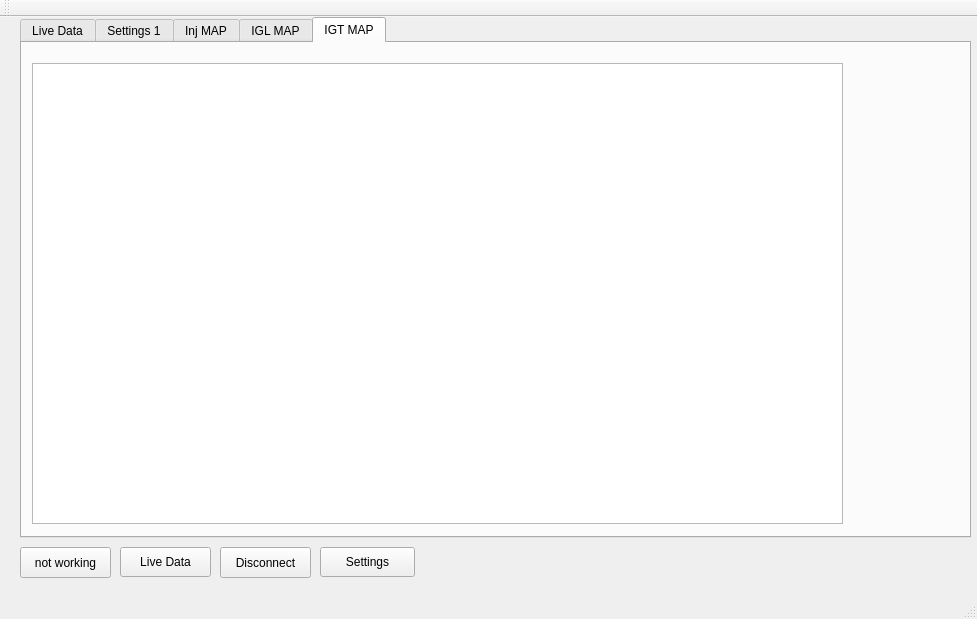
<?xml version="1.0" encoding="UTF-8"?>
<ui version="4.0">
 <class>MainWindow</class>
 <widget class="QMainWindow" name="MainWindow">
  <property name="geometry">
   <rect>
    <x>0</x>
    <y>0</y>
    <width>977</width>
    <height>619</height>
   </rect>
  </property>
  <property name="windowTitle">
   <string>MainWindow</string>
  </property>
  <widget class="QWidget" name="centralWidget">
   <widget class="QPushButton" name="btnSerialSettings">
    <property name="geometry">
     <rect>
      <x>320</x>
      <y>530</y>
      <width>95</width>
      <height>30</height>
     </rect>
    </property>
    <property name="text">
     <string>Settings</string>
    </property>
   </widget>
   <widget class="QPushButton" name="btnConnect">
    <property name="geometry">
     <rect>
      <x>120</x>
      <y>530</y>
      <width>91</width>
      <height>30</height>
     </rect>
    </property>
    <property name="text">
     <string>Live Data</string>
    </property>
   </widget>
   <widget class="QPushButton" name="btnDisconnect">
    <property name="geometry">
     <rect>
      <x>220</x>
      <y>530</y>
      <width>91</width>
      <height>31</height>
     </rect>
    </property>
    <property name="text">
     <string>Disconnect</string>
    </property>
   </widget>
   <widget class="QTabWidget" name="tabWidget">
    <property name="geometry">
     <rect>
      <x>20</x>
      <y>0</y>
      <width>951</width>
      <height>521</height>
     </rect>
    </property>
    <property name="currentIndex">
     <number>4</number>
    </property>
    <widget class="QWidget" name="LiveData">
     <attribute name="title">
      <string>Live Data</string>
     </attribute>
     <widget class="QTextBrowser" name="txtAuxConsole">
      <property name="geometry">
       <rect>
        <x>550</x>
        <y>30</y>
        <width>171</width>
        <height>341</height>
       </rect>
      </property>
     </widget>
     <widget class="QTextBrowser" name="txtSensConsole">
      <property name="geometry">
       <rect>
        <x>190</x>
        <y>30</y>
        <width>171</width>
        <height>341</height>
       </rect>
      </property>
     </widget>
     <widget class="QTextBrowser" name="txtMapConsole">
      <property name="geometry">
       <rect>
        <x>370</x>
        <y>30</y>
        <width>171</width>
        <height>341</height>
       </rect>
      </property>
     </widget>
     <widget class="QTextBrowser" name="txtConsole">
      <property name="geometry">
       <rect>
        <x>10</x>
        <y>30</y>
        <width>171</width>
        <height>341</height>
       </rect>
      </property>
     </widget>
     <widget class="QLabel" name="label">
      <property name="geometry">
       <rect>
        <x>60</x>
        <y>10</y>
        <width>131</width>
        <height>16</height>
       </rect>
      </property>
      <property name="text">
       <string>Advanced Info</string>
      </property>
     </widget>
     <widget class="QLabel" name="label_2">
      <property name="geometry">
       <rect>
        <x>230</x>
        <y>10</y>
        <width>101</width>
        <height>16</height>
       </rect>
      </property>
      <property name="text">
       <string>Sensor Info</string>
      </property>
     </widget>
     <widget class="QLabel" name="label_3">
      <property name="geometry">
       <rect>
        <x>420</x>
        <y>10</y>
        <width>81</width>
        <height>16</height>
       </rect>
      </property>
      <property name="text">
       <string>Map indicies</string>
      </property>
     </widget>
     <widget class="QLabel" name="label_4">
      <property name="geometry">
       <rect>
        <x>610</x>
        <y>10</y>
        <width>51</width>
        <height>16</height>
       </rect>
      </property>
      <property name="text">
       <string>Aux Info</string>
      </property>
     </widget>
     <widget class="QLabel" name="label_5">
      <property name="geometry">
       <rect>
        <x>770</x>
        <y>10</y>
        <width>151</width>
        <height>16</height>
       </rect>
      </property>
      <property name="text">
       <string>Basic sensor Data</string>
      </property>
     </widget>
     <widget class="QTextBrowser" name="txtBasicConsole">
      <property name="geometry">
       <rect>
        <x>730</x>
        <y>30</y>
        <width>171</width>
        <height>341</height>
       </rect>
      </property>
     </widget>
    </widget>
    <widget class="QWidget" name="Settings1">
     <attribute name="title">
      <string>Settings 1</string>
     </attribute>
     <widget class="QFrame" name="frame">
      <property name="geometry">
       <rect>
        <x>20</x>
        <y>20</y>
        <width>191</width>
        <height>231</height>
       </rect>
      </property>
      <property name="frameShape">
       <enum>QFrame::StyledPanel</enum>
      </property>
      <property name="frameShadow">
       <enum>QFrame::Raised</enum>
      </property>
      <widget class="QLabel" name="label_13">
       <property name="geometry">
        <rect>
         <x>30</x>
         <y>200</y>
         <width>121</width>
         <height>16</height>
        </rect>
       </property>
       <property name="text">
        <string>Idle A/C</string>
       </property>
      </widget>
      <widget class="QLabel" name="label_12">
       <property name="geometry">
        <rect>
         <x>30</x>
         <y>170</y>
         <width>35</width>
         <height>10</height>
        </rect>
       </property>
       <property name="text">
        <string>Idle EL</string>
       </property>
      </widget>
      <widget class="QLabel" name="label_11">
       <property name="geometry">
        <rect>
         <x>30</x>
         <y>140</y>
         <width>121</width>
         <height>16</height>
        </rect>
       </property>
       <property name="text">
        <string>Idle AE</string>
       </property>
      </widget>
      <widget class="QLabel" name="label_8">
       <property name="geometry">
        <rect>
         <x>30</x>
         <y>50</y>
         <width>71</width>
         <height>16</height>
        </rect>
       </property>
       <property name="text">
        <string>F/C AE</string>
       </property>
      </widget>
      <widget class="QLabel" name="label_7">
       <property name="geometry">
        <rect>
         <x>30</x>
         <y>20</y>
         <width>81</width>
         <height>21</height>
        </rect>
       </property>
       <property name="text">
        <string>Rev Limit</string>
       </property>
      </widget>
      <widget class="QLabel" name="label_9">
       <property name="geometry">
        <rect>
         <x>30</x>
         <y>80</y>
         <width>91</width>
         <height>16</height>
        </rect>
       </property>
       <property name="text">
        <string>F/C E/L</string>
       </property>
      </widget>
      <widget class="QLabel" name="label_10">
       <property name="geometry">
        <rect>
         <x>30</x>
         <y>110</y>
         <width>91</width>
         <height>16</height>
        </rect>
       </property>
       <property name="text">
        <string>F/C A/C</string>
       </property>
      </widget>
      <widget class="QLineEdit" name="lineRevlim">
       <property name="geometry">
        <rect>
         <x>90</x>
         <y>20</y>
         <width>81</width>
         <height>20</height>
        </rect>
       </property>
      </widget>
      <widget class="QLineEdit" name="lineFCAE">
       <property name="geometry">
        <rect>
         <x>90</x>
         <y>50</y>
         <width>81</width>
         <height>20</height>
        </rect>
       </property>
      </widget>
      <widget class="QLineEdit" name="lineFCEL">
       <property name="geometry">
        <rect>
         <x>90</x>
         <y>80</y>
         <width>81</width>
         <height>20</height>
        </rect>
       </property>
      </widget>
      <widget class="QLineEdit" name="lineFCAC">
       <property name="geometry">
        <rect>
         <x>90</x>
         <y>110</y>
         <width>81</width>
         <height>20</height>
        </rect>
       </property>
      </widget>
      <widget class="QLineEdit" name="lineIdleEL">
       <property name="geometry">
        <rect>
         <x>90</x>
         <y>170</y>
         <width>81</width>
         <height>20</height>
        </rect>
       </property>
      </widget>
      <widget class="QLineEdit" name="lineIdleAE">
       <property name="geometry">
        <rect>
         <x>90</x>
         <y>140</y>
         <width>81</width>
         <height>20</height>
        </rect>
       </property>
      </widget>
      <widget class="QLineEdit" name="lineIdleAC">
       <property name="geometry">
        <rect>
         <x>90</x>
         <y>200</y>
         <width>81</width>
         <height>20</height>
        </rect>
       </property>
      </widget>
     </widget>
     <widget class="QLabel" name="label_6">
      <property name="geometry">
       <rect>
        <x>50</x>
        <y>10</y>
        <width>71</width>
        <height>16</height>
       </rect>
      </property>
      <property name="text">
       <string>Rev / Idle</string>
      </property>
     </widget>
     <widget class="QFrame" name="frame_2">
      <property name="geometry">
       <rect>
        <x>230</x>
        <y>20</y>
        <width>231</width>
        <height>161</height>
       </rect>
      </property>
      <property name="frameShape">
       <enum>QFrame::StyledPanel</enum>
      </property>
      <property name="frameShadow">
       <enum>QFrame::Raised</enum>
      </property>
      <widget class="QLineEdit" name="lineEdit">
       <property name="geometry">
        <rect>
         <x>120</x>
         <y>30</y>
         <width>41</width>
         <height>20</height>
        </rect>
       </property>
      </widget>
      <widget class="QLineEdit" name="lineEdit_2">
       <property name="geometry">
        <rect>
         <x>170</x>
         <y>30</y>
         <width>41</width>
         <height>20</height>
        </rect>
       </property>
      </widget>
      <widget class="QLineEdit" name="lineEdit_3">
       <property name="geometry">
        <rect>
         <x>170</x>
         <y>60</y>
         <width>41</width>
         <height>20</height>
        </rect>
       </property>
      </widget>
      <widget class="QLineEdit" name="lineEdit_4">
       <property name="geometry">
        <rect>
         <x>120</x>
         <y>60</y>
         <width>41</width>
         <height>20</height>
        </rect>
       </property>
      </widget>
      <widget class="QLineEdit" name="lineEdit_9">
       <property name="geometry">
        <rect>
         <x>170</x>
         <y>90</y>
         <width>41</width>
         <height>20</height>
        </rect>
       </property>
      </widget>
      <widget class="QLineEdit" name="lineEdit_10">
       <property name="geometry">
        <rect>
         <x>170</x>
         <y>120</y>
         <width>41</width>
         <height>20</height>
        </rect>
       </property>
      </widget>
      <widget class="QLineEdit" name="lineEdit_11">
       <property name="geometry">
        <rect>
         <x>120</x>
         <y>90</y>
         <width>41</width>
         <height>20</height>
        </rect>
       </property>
      </widget>
      <widget class="QLineEdit" name="lineEdit_12">
       <property name="geometry">
        <rect>
         <x>120</x>
         <y>120</y>
         <width>41</width>
         <height>20</height>
        </rect>
       </property>
      </widget>
      <widget class="QLabel" name="label_30">
       <property name="geometry">
        <rect>
         <x>40</x>
         <y>50</y>
         <width>71</width>
         <height>41</height>
        </rect>
       </property>
       <property name="text">
        <string> Secondary</string>
       </property>
      </widget>
      <widget class="QLabel" name="label_32">
       <property name="geometry">
        <rect>
         <x>160</x>
         <y>150</y>
         <width>71</width>
         <height>31</height>
        </rect>
       </property>
       <property name="text">
        <string>Boost Control</string>
       </property>
      </widget>
      <widget class="QLabel" name="label_33">
       <property name="geometry">
        <rect>
         <x>40</x>
         <y>110</y>
         <width>71</width>
         <height>41</height>
        </rect>
       </property>
       <property name="text">
        <string> Secondary</string>
       </property>
      </widget>
      <widget class="QLabel" name="label_34">
       <property name="geometry">
        <rect>
         <x>130</x>
         <y>0</y>
         <width>31</width>
         <height>41</height>
        </rect>
       </property>
       <property name="text">
        <string>Boost</string>
       </property>
      </widget>
      <widget class="QLabel" name="label_35">
       <property name="geometry">
        <rect>
         <x>180</x>
         <y>0</y>
         <width>31</width>
         <height>41</height>
        </rect>
       </property>
       <property name="text">
        <string>Duty</string>
       </property>
      </widget>
      <widget class="QRadioButton" name="radioButton">
       <property name="geometry">
        <rect>
         <x>10</x>
         <y>30</y>
         <width>82</width>
         <height>21</height>
        </rect>
       </property>
       <property name="text">
        <string> 1  Primary</string>
       </property>
      </widget>
      <widget class="QRadioButton" name="radioButton_2">
       <property name="geometry">
        <rect>
         <x>10</x>
         <y>90</y>
         <width>82</width>
         <height>21</height>
        </rect>
       </property>
       <property name="text">
        <string> 2  Primary</string>
       </property>
      </widget>
     </widget>
     <widget class="QLabel" name="label_14">
      <property name="geometry">
       <rect>
        <x>230</x>
        <y>0</y>
        <width>71</width>
        <height>31</height>
       </rect>
      </property>
      <property name="text">
       <string>Boost Control</string>
      </property>
     </widget>
     <widget class="QFrame" name="frame_5">
      <property name="geometry">
       <rect>
        <x>470</x>
        <y>20</y>
        <width>331</width>
        <height>161</height>
       </rect>
      </property>
      <property name="frameShape">
       <enum>QFrame::StyledPanel</enum>
      </property>
      <property name="frameShadow">
       <enum>QFrame::Raised</enum>
      </property>
      <widget class="QLineEdit" name="lineLowRPM3">
       <property name="geometry">
        <rect>
         <x>140</x>
         <y>90</y>
         <width>71</width>
         <height>20</height>
        </rect>
       </property>
      </widget>
      <widget class="QLineEdit" name="lineLowRPM1">
       <property name="geometry">
        <rect>
         <x>140</x>
         <y>30</y>
         <width>71</width>
         <height>20</height>
        </rect>
       </property>
      </widget>
      <widget class="QLineEdit" name="lineLowRPM2">
       <property name="geometry">
        <rect>
         <x>140</x>
         <y>60</y>
         <width>71</width>
         <height>20</height>
        </rect>
       </property>
      </widget>
      <widget class="QLineEdit" name="lineTPS02">
       <property name="geometry">
        <rect>
         <x>60</x>
         <y>60</y>
         <width>71</width>
         <height>20</height>
        </rect>
       </property>
      </widget>
      <widget class="QLineEdit" name="lineTPS01">
       <property name="geometry">
        <rect>
         <x>60</x>
         <y>30</y>
         <width>71</width>
         <height>20</height>
        </rect>
       </property>
      </widget>
      <widget class="QLineEdit" name="lineTPS03">
       <property name="geometry">
        <rect>
         <x>60</x>
         <y>90</y>
         <width>71</width>
         <height>20</height>
        </rect>
       </property>
      </widget>
      <widget class="QLineEdit" name="lineHighRPM2">
       <property name="geometry">
        <rect>
         <x>220</x>
         <y>60</y>
         <width>71</width>
         <height>20</height>
        </rect>
       </property>
      </widget>
      <widget class="QLineEdit" name="lineHighRPM3">
       <property name="geometry">
        <rect>
         <x>220</x>
         <y>90</y>
         <width>71</width>
         <height>20</height>
        </rect>
       </property>
      </widget>
      <widget class="QLineEdit" name="lineHighRPM1">
       <property name="geometry">
        <rect>
         <x>220</x>
         <y>30</y>
         <width>71</width>
         <height>20</height>
        </rect>
       </property>
      </widget>
      <widget class="QLabel" name="label_72">
       <property name="geometry">
        <rect>
         <x>70</x>
         <y>0</y>
         <width>51</width>
         <height>41</height>
        </rect>
       </property>
       <property name="text">
        <string>TPS1 (V)</string>
       </property>
      </widget>
      <widget class="QLabel" name="label_73">
       <property name="geometry">
        <rect>
         <x>150</x>
         <y>0</y>
         <width>51</width>
         <height>41</height>
        </rect>
       </property>
       <property name="text">
        <string>RPM (Low)</string>
       </property>
      </widget>
      <widget class="QLabel" name="label_74">
       <property name="geometry">
        <rect>
         <x>230</x>
         <y>0</y>
         <width>61</width>
         <height>41</height>
        </rect>
       </property>
       <property name="text">
        <string>RPM (High)</string>
       </property>
      </widget>
     </widget>
     <widget class="QLabel" name="label_75">
      <property name="geometry">
       <rect>
        <x>500</x>
        <y>0</y>
        <width>111</width>
        <height>31</height>
       </rect>
      </property>
      <property name="text">
       <string>Turbo Transition</string>
      </property>
     </widget>
     <widget class="QLineEdit" name="linePlatform">
      <property name="geometry">
       <rect>
        <x>360</x>
        <y>220</y>
        <width>81</width>
        <height>20</height>
       </rect>
      </property>
     </widget>
     <widget class="QLineEdit" name="lineVersion">
      <property name="geometry">
       <rect>
        <x>360</x>
        <y>250</y>
        <width>81</width>
        <height>20</height>
       </rect>
      </property>
     </widget>
     <widget class="QLabel" name="label_15">
      <property name="geometry">
       <rect>
        <x>260</x>
        <y>220</y>
        <width>121</width>
        <height>16</height>
       </rect>
      </property>
      <property name="text">
       <string>Version Name</string>
      </property>
     </widget>
     <widget class="QLabel" name="label_16">
      <property name="geometry">
       <rect>
        <x>260</x>
        <y>250</y>
        <width>121</width>
        <height>16</height>
       </rect>
      </property>
      <property name="text">
       <string>Version Number</string>
      </property>
     </widget>
    </widget>
    <widget class="QWidget" name="tab_2">
     <attribute name="title">
      <string>Inj MAP</string>
     </attribute>
     <widget class="QTableView" name="tableInjCorr">
      <property name="geometry">
       <rect>
        <x>10</x>
        <y>20</y>
        <width>811</width>
        <height>461</height>
       </rect>
      </property>
     </widget>
    </widget>
    <widget class="QWidget" name="tab">
     <attribute name="title">
      <string>IGL MAP</string>
     </attribute>
     <widget class="QTableView" name="tableLeadIgn">
      <property name="geometry">
       <rect>
        <x>10</x>
        <y>20</y>
        <width>811</width>
        <height>471</height>
       </rect>
      </property>
     </widget>
    </widget>
    <widget class="QWidget" name="IGTMap">
     <attribute name="title">
      <string>IGT MAP</string>
     </attribute>
     <widget class="QTableView" name="tableTrailIgn">
      <property name="geometry">
       <rect>
        <x>10</x>
        <y>20</y>
        <width>811</width>
        <height>461</height>
       </rect>
      </property>
     </widget>
    </widget>
   </widget>
   <widget class="QPushButton" name="btnReadAll">
    <property name="geometry">
     <rect>
      <x>20</x>
      <y>530</y>
      <width>91</width>
      <height>31</height>
     </rect>
    </property>
    <property name="text">
     <string>not working</string>
    </property>
   </widget>
  </widget>
  <widget class="QMenuBar" name="menuBar">
   <property name="geometry">
    <rect>
     <x>0</x>
     <y>0</y>
     <width>977</width>
     <height>21</height>
    </rect>
   </property>
  </widget>
  <widget class="QToolBar" name="mainToolBar">
   <attribute name="toolBarArea">
    <enum>TopToolBarArea</enum>
   </attribute>
   <attribute name="toolBarBreak">
    <bool>false</bool>
   </attribute>
  </widget>
  <widget class="QStatusBar" name="statusBar"/>
 </widget>
 <layoutdefault spacing="6" margin="11"/>
 <resources/>
 <connections/>
</ui>
